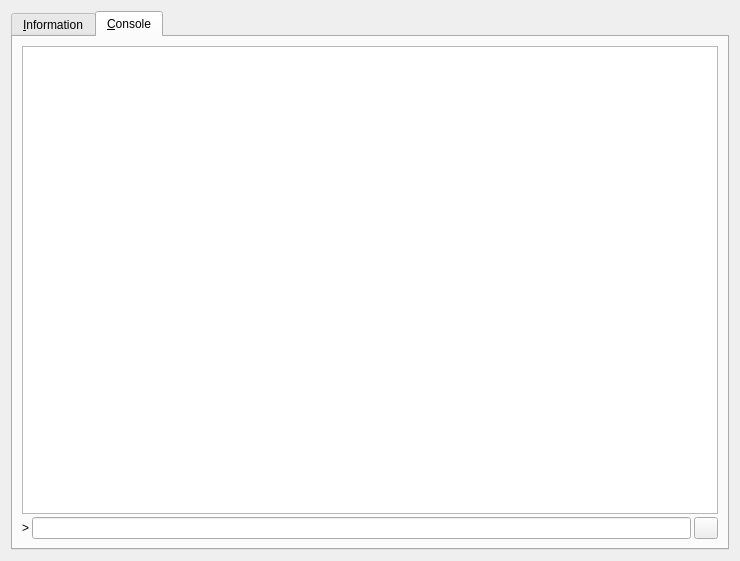
<?xml version="1.0" encoding="UTF-8"?>
<ui version="4.0">
 <class>RPCConsole</class>
 <widget class="QDialog" name="RPCConsole">
  <property name="geometry">
   <rect>
    <x>0</x>
    <y>0</y>
    <width>740</width>
    <height>561</height>
   </rect>
  </property>
  <property name="windowTitle">
   <string>PesetaDigital - Debug window</string>
  </property>
  <property name="styleSheet">
   <string notr="true">font: 75 10pt &quot;Century Gothic&quot;;</string>
  </property>
  <layout class="QVBoxLayout" name="verticalLayout_2">
   <item>
    <widget class="QTabWidget" name="tabWidget">
     <property name="styleSheet">
      <string notr="true">font: 75 12pt &quot;Century Gothic&quot;;</string>
     </property>
     <property name="currentIndex">
      <number>1</number>
     </property>
     <widget class="QWidget" name="tab_info">
      <attribute name="title">
       <string>&amp;Information</string>
      </attribute>
        <layout class="QGridLayout" name="gridLayout_2">
       <item row="0" column="0">
        <widget class="QLabel" name="label_9">
         <property name="font">
          <font>
           <family>Century Gothic</family>
           <pointsize>12</pointsize>
           <weight>9</weight>
           <italic>false</italic>
           <bold>false</bold>
          </font>
         </property>
         <property name="text">
          <string>PesetaDigital Core</string>
         </property>
        </widget>
       </item>
       <item row="1" column="0">
        <widget class="QLabel" name="label_5">
         <property name="styleSheet">
          <string notr="true">font: 75 10pt &quot;Century Gothic&quot;;</string>
         </property>
         <property name="text">
          <string>Client name</string>
         </property>
        </widget>
       </item>
       <item row="1" column="2">
        <widget class="QLabel" name="clientName">
         <property name="cursor">
          <cursorShape>IBeamCursor</cursorShape>
         </property>
         <property name="styleSheet">
          <string notr="true">font: 75 8pt &quot;Century Gothic&quot;;</string>
         </property>
         <property name="text">
          <string>N/A</string>
         </property>
         <property name="textFormat">
          <enum>Qt::PlainText</enum>
         </property>
         <property name="textInteractionFlags">
          <set>Qt::LinksAccessibleByMouse|Qt::TextSelectableByKeyboard|Qt::TextSelectableByMouse</set>
         </property>
        </widget>
       </item>
       <item row="2" column="0">
        <widget class="QLabel" name="label_6">
         <property name="styleSheet">
          <string notr="true">font: 75 10pt &quot;Century Gothic&quot;;</string>
         </property>
         <property name="text">
          <string>Client version</string>
         </property>
        </widget>
       </item>
       <item row="2" column="2">
        <widget class="QLabel" name="clientVersion">
         <property name="cursor">
          <cursorShape>IBeamCursor</cursorShape>
         </property>
         <property name="styleSheet">
          <string notr="true">font: 75 8pt &quot;Century Gothic&quot;;</string>
         </property>
         <property name="text">
          <string>N/A</string>
         </property>
         <property name="textFormat">
          <enum>Qt::PlainText</enum>
         </property>
         <property name="textInteractionFlags">
          <set>Qt::LinksAccessibleByMouse|Qt::TextSelectableByKeyboard|Qt::TextSelectableByMouse</set>
         </property>
        </widget>
       </item>
       <item row="3" column="0" colspan="2">
        <widget class="QLabel" name="label_14">
         <property name="styleSheet">
          <string notr="true">font: 75 10pt &quot;Century Gothic&quot;;</string>
         </property>
         <property name="text">
          <string>Using OpenSSL version</string>
         </property>
         <property name="indent">
          <number>10</number>
         </property>
        </widget>
       </item>
       <item row="3" column="2">
        <widget class="QLabel" name="openSSLVersion">
         <property name="cursor">
          <cursorShape>IBeamCursor</cursorShape>
         </property>
         <property name="styleSheet">
          <string notr="true">font: 75 8pt &quot;Century Gothic&quot;;</string>
         </property>
         <property name="text">
          <string>N/A</string>
         </property>
         <property name="textFormat">
          <enum>Qt::PlainText</enum>
         </property>
         <property name="textInteractionFlags">
          <set>Qt::LinksAccessibleByMouse|Qt::TextSelectableByKeyboard|Qt::TextSelectableByMouse</set>
         </property>
        </widget>
       </item>
       <item row="4" column="0">
        <widget class="QLabel" name="label_12">
         <property name="styleSheet">
          <string notr="true">font: 75 10pt &quot;Century Gothic&quot;;</string>
         </property>
         <property name="text">
          <string>Build date</string>
         </property>
        </widget>
       </item>
       <item row="4" column="2">
        <widget class="QLabel" name="buildDate">
         <property name="cursor">
          <cursorShape>IBeamCursor</cursorShape>
         </property>
         <property name="styleSheet">
          <string notr="true">font: 75 8pt &quot;Century Gothic&quot;;</string>
         </property>
         <property name="text">
          <string>N/A</string>
         </property>
         <property name="textFormat">
          <enum>Qt::PlainText</enum>
         </property>
         <property name="textInteractionFlags">
          <set>Qt::LinksAccessibleByMouse|Qt::TextSelectableByKeyboard|Qt::TextSelectableByMouse</set>
         </property>
        </widget>
       </item>
       <item row="5" column="0">
        <widget class="QLabel" name="label_13">
         <property name="styleSheet">
          <string notr="true">font: 75 10pt &quot;Century Gothic&quot;;</string>
         </property>
         <property name="text">
          <string>Startup time</string>
         </property>
        </widget>
       </item>
       <item row="5" column="2">
        <widget class="QLabel" name="startupTime">
         <property name="cursor">
          <cursorShape>IBeamCursor</cursorShape>
         </property>
         <property name="styleSheet">
          <string notr="true">font: 75 8pt &quot;Century Gothic&quot;;</string>
         </property>
         <property name="text">
          <string>N/A</string>
         </property>
         <property name="textFormat">
          <enum>Qt::PlainText</enum>
         </property>
         <property name="textInteractionFlags">
          <set>Qt::LinksAccessibleByMouse|Qt::TextSelectableByKeyboard|Qt::TextSelectableByMouse</set>
         </property>
        </widget>
       </item>
       <item row="6" column="0">
        <widget class="QLabel" name="label_11">
         <property name="font">
          <font>
           <family>Century Gothic</family>
           <pointsize>10</pointsize>
           <weight>9</weight>
           <italic>false</italic>
           <bold>false</bold>
          </font>
         </property>
         <property name="styleSheet">
          <string notr="true">font: 75 10pt &quot;Century Gothic&quot;;</string>
         </property>
         <property name="text">
          <string>Network</string>
         </property>
        </widget>
       </item>
       <item row="7" column="0">
        <widget class="QLabel" name="label_7">
         <property name="styleSheet">
          <string notr="true">font: 75 10pt &quot;Century Gothic&quot;;</string>
         </property>
         <property name="text">
          <string>Number of connections</string>
         </property>
        </widget>
       </item>
       <item row="7" column="2">
        <widget class="QLabel" name="numberOfConnections">
         <property name="cursor">
          <cursorShape>IBeamCursor</cursorShape>
         </property>
         <property name="styleSheet">
          <string notr="true">font: 75 8pt &quot;Century Gothic&quot;;</string>
         </property>
         <property name="text">
          <string>N/A</string>
         </property>
         <property name="textFormat">
          <enum>Qt::PlainText</enum>
         </property>
         <property name="textInteractionFlags">
          <set>Qt::LinksAccessibleByMouse|Qt::TextSelectableByKeyboard|Qt::TextSelectableByMouse</set>
         </property>
        </widget>
       </item>
       <item row="8" column="0">
        <widget class="QLabel" name="label_8">
         <property name="styleSheet">
          <string notr="true">font: 75 10pt &quot;Century Gothic&quot;;</string>
         </property>
         <property name="text">
          <string>On testnet</string>
         </property>
        </widget>
       </item>
       <item row="8" column="2">
        <widget class="QCheckBox" name="isTestNet">
         <property name="enabled">
          <bool>false</bool>
         </property>
         <property name="styleSheet">
          <string notr="true">font: 75 8pt &quot;Century Gothic&quot;;</string>
         </property>
         <property name="text">
          <string/>
         </property>
        </widget>
       </item>
       <item row="9" column="0">
        <widget class="QLabel" name="label_10">
         <property name="font">
          <font>
           <family>Century Gothic</family>
           <pointsize>10</pointsize>
           <weight>9</weight>
           <italic>false</italic>
           <bold>false</bold>
          </font>
         </property>
         <property name="styleSheet">
          <string notr="true">font: 75 10pt &quot;Century Gothic&quot;;</string>
         </property>
         <property name="text">
          <string>Block chain</string>
         </property>
        </widget>
       </item>
       <item row="10" column="0" colspan="2">
        <widget class="QLabel" name="label_3">
         <property name="styleSheet">
          <string notr="true">font: 75 10pt &quot;Century Gothic&quot;;</string>
         </property>
         <property name="text">
          <string>Current number of blocks</string>
         </property>
        </widget>
       </item>
       <item row="10" column="2">
        <widget class="QLabel" name="numberOfBlocks">
         <property name="cursor">
          <cursorShape>IBeamCursor</cursorShape>
         </property>
         <property name="styleSheet">
          <string notr="true">font: 75 8pt &quot;Century Gothic&quot;;</string>
         </property>
         <property name="text">
          <string>N/A</string>
         </property>
         <property name="textFormat">
          <enum>Qt::PlainText</enum>
         </property>
         <property name="textInteractionFlags">
          <set>Qt::LinksAccessibleByMouse|Qt::TextSelectableByKeyboard|Qt::TextSelectableByMouse</set>
         </property>
        </widget>
       </item>
       <item row="11" column="0">
        <widget class="QLabel" name="label_4">
         <property name="styleSheet">
          <string notr="true">font: 75 10pt &quot;Century Gothic&quot;;</string>
         </property>
         <property name="text">
          <string>Estimated total blocks</string>
         </property>
        </widget>
       </item>
       <item row="11" column="2">
        <widget class="QLabel" name="totalBlocks">
         <property name="cursor">
          <cursorShape>IBeamCursor</cursorShape>
         </property>
         <property name="styleSheet">
          <string notr="true">font: 75 8pt &quot;Century Gothic&quot;;</string>
         </property>
         <property name="text">
          <string>N/A</string>
         </property>
         <property name="textFormat">
          <enum>Qt::PlainText</enum>
         </property>
         <property name="textInteractionFlags">
          <set>Qt::LinksAccessibleByMouse|Qt::TextSelectableByKeyboard|Qt::TextSelectableByMouse</set>
         </property>
        </widget>
       </item>
       <item row="12" column="0">
        <widget class="QLabel" name="label_2">
         <property name="styleSheet">
          <string notr="true">font: 75 10pt &quot;Century Gothic&quot;;</string>
         </property>
         <property name="text">
          <string>Last block time</string>
         </property>
        </widget>
       </item>
       <item row="12" column="2">
        <widget class="QLabel" name="lastBlockTime">
         <property name="cursor">
          <cursorShape>IBeamCursor</cursorShape>
         </property>
         <property name="styleSheet">
          <string notr="true">font: 75 8pt &quot;Century Gothic&quot;;</string>
         </property>
         <property name="text">
          <string>N/A</string>
         </property>
         <property name="textFormat">
          <enum>Qt::PlainText</enum>
         </property>
         <property name="textInteractionFlags">
          <set>Qt::LinksAccessibleByMouse|Qt::TextSelectableByKeyboard|Qt::TextSelectableByMouse</set>
         </property>
        </widget>
       </item>
       <item row="13" column="0">
        <widget class="QLabel" name="labelDebugLogfile">
         <property name="font">
          <font>
           <family>Century Gothic</family>
           <pointsize>10</pointsize>
           <weight>9</weight>
           <italic>false</italic>
           <bold>false</bold>
          </font>
         </property>
         <property name="styleSheet">
          <string notr="true">font: 75 10pt &quot;Century Gothic&quot;;</string>
         </property>
         <property name="text">
          <string>Open Files:</string>
         </property>
        </widget>
       </item>
       <item row="13" column="1">
       <spacer name="verticalSpacer_2">
       <property name="orientation">
       <enum>Qt::Vertical</enum>
         </property>
         <property name="sizeHint" stdset="0">
         <size>
           <width>17</width>
           <height>14</height>
          </size>
         </property>
        </spacer>
       </item>
       <item row="14" column="0" colspan="2">
        <layout class="QGridLayout" name="gridLayout">
         <item row="0" column="0">
          <widget class="QPushButton" name="openDebugLogfileButton">
           <property name="enabled">
            <bool>true</bool>
           </property>
           <property name="toolTip">
            <string>Open the PesetaDigital debug log file from the current data directory. This can take a few seconds for large log files.</string>
           </property>
           <property name="text">
            <string>Debug.log</string>
           </property>
           <property name="autoDefault">
            <bool>false</bool>
           </property>
          </widget>
         </item>
         <item row="0" column="1">
          <widget class="QPushButton" name="openConfigurationfileButton">
           <property name="toolTip">
            <string>Open the PesetaDigital configuration file from the current data directory.</string>
           </property>
           <property name="text">
            <string>PesetaDigital.conf File</string>
           </property>
           <property name="autoDefault">
            <bool>false</bool>
           </property>
          </widget>
         </item>
        </layout>
       </item>
       <item row="15" column="0">
        <widget class="QLabel" name="labelCLOptions">
         <property name="font">
          <font>
           <family>Century Gothic</family>
           <pointsize>10</pointsize>
           <weight>9</weight>
           <italic>false</italic>
           <bold>false</bold>
          </font>
         </property>
         <property name="styleSheet">
          <string notr="true">font: 75 10pt &quot;Century Gothic&quot;;</string>
         </property>
         <property name="text">
          <string>Command-line options</string>
         </property>
        </widget>
       </item>
      <item row="16" column="0">
        <widget class="QPushButton" name="showCLOptionsButton">
         <property name="toolTip">
          <string>Show the PesetaDigital-Qt help message to get a list with possible PesetaDigital command-line options.</string>
         </property>
         <property name="styleSheet">
          <string notr="true">font: 75 10pt &quot;Century Gothic&quot;;</string>
         </property>
         <property name="text">
          <string>&amp;Show</string>
         </property>
         <property name="autoDefault">
          <bool>false</bool>
         </property>
        </widget>
       </item>
       <item row="16" column="1">
        <spacer name="verticalSpacer">
         <property name="orientation">
          <enum>Qt::Vertical</enum>
         </property>
         <property name="sizeHint" stdset="0">
          <size>
           <width>17</width>
           <height>34</height>
          </size>
         </property>
        </spacer>
       </item>
      </layout>
     </widget>
     <widget class="QWidget" name="tab_console">
      <attribute name="title">
       <string>&amp;Console</string>
      </attribute>
      <layout class="QVBoxLayout" name="verticalLayout_3">
       <property name="spacing">
        <number>3</number>
       </property>
       <item>
        <widget class="QTextEdit" name="messagesWidget">
         <property name="minimumSize">
          <size>
           <width>0</width>
           <height>100</height>
          </size>
         </property>
         <property name="styleSheet">
          <string notr="true">font: 75 12pt &quot;Century Gothic&quot;;</string>
         </property>
         <property name="readOnly">
          <bool>true</bool>
         </property>
         <property name="tabKeyNavigation" stdset="0">
          <bool>false</bool>
         </property>
         <property name="columnCount" stdset="0">
          <number>2</number>
         </property>
        </widget>
       </item>
       <item>
        <layout class="QHBoxLayout" name="horizontalLayout">
         <property name="spacing">
          <number>3</number>
         </property>
         <item>
          <widget class="QLabel" name="label">
           <property name="text">
            <string notr="true">&gt;</string>
           </property>
          </widget>
         </item>
         <item>
          <widget class="QLineEdit" name="lineEdit">
           <property name="styleSheet">
            <string notr="true">font: 75 12pt &quot;Century Gothic&quot;;</string>
           </property>
          </widget>
         </item>
         <item>
          <widget class="QPushButton" name="clearButton">
           <property name="maximumSize">
            <size>
             <width>24</width>
             <height>24</height>
            </size>
           </property>
           <property name="toolTip">
            <string>Clear console</string>
           </property>
           <property name="text">
            <string/>
           </property>
           <property name="icon">
            <iconset resource="../bitcoin.qrc">
             <normaloff>:/icons/remove</normaloff>:/icons/remove</iconset>
           </property>
           <property name="shortcut">
            <string notr="true">Ctrl+L</string>
           </property>
           <property name="autoDefault">
            <bool>false</bool>
           </property>
          </widget>
         </item>
        </layout>
       </item>
      </layout>
     </widget>
    </widget>
   </item>
  </layout>
 </widget>
 <resources>
  <include location="../bitcoin.qrc"/>
 </resources>
 <connections/>
</ui>
